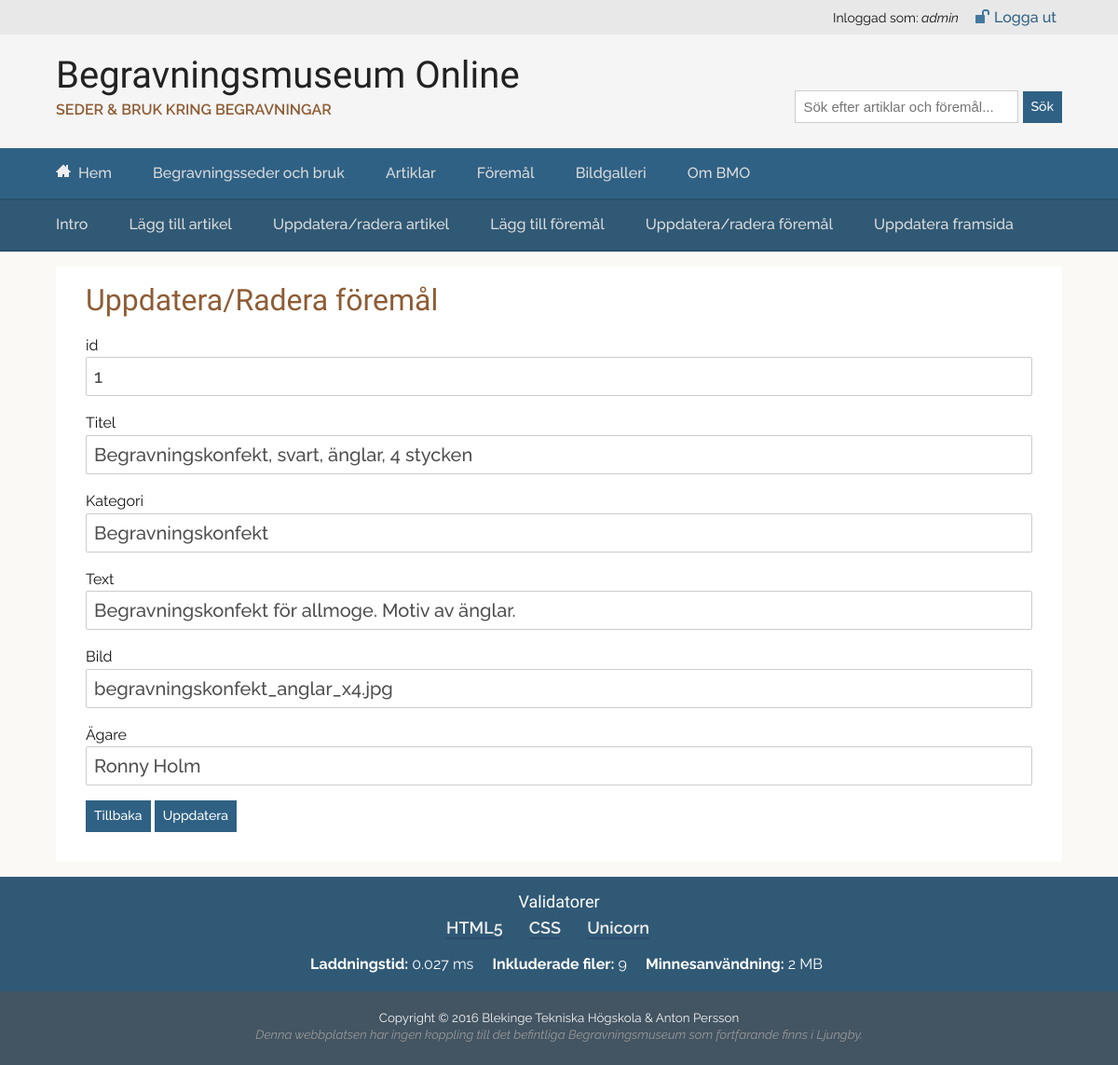
Screenshot of /admin.php?page=update_object&objectID=1&update=true (signed in) with the database file from the repository.
### tables this page shows
CREATE TABLE "Users" ("id" INTEGER PRIMARY KEY  AUTOINCREMENT  NOT NULL  UNIQUE , "username" VARCHAR NOT NULL  UNIQUE , "password" VARCHAR NOT NULL );

CREATE TABLE Object
		(
			id INTEGER PRIMARY KEY  NOT NULL  UNIQUE, 
			title TEXT, 
			category TEXT, 
			text TEXT,
			image TEXT,
			owner TEXT
		);

### admin/update_object.php (the view, shortened to what this page needs)
<header>
    <h1>Uppdatera/Radera föremål</h1>
</header>
<?php
$db = connectToDB();
$objectIDs = isset($_GET['objectID'])
    ? $_GET['objectID']
    : null;
$id = null;
$title = null;
$category = null;
$text = null;
$image = null;
$owner = null;
if ($objectIDs) {
    $sql = "SELECT * FROM Object WHERE id = ?";
    $stmt = $db->prepare($sql);
    $params = [$objectIDs];
    $stmt->execute($params);
    $res = $stmt->fetchAll(PDO::FETCH_BOTH);
    list($id, $title, $category, $text, $image, $owner) = $res[0];
}
if (isset($_GET['objectID']) != null && $_GET['update'] == "true") {
?>
<form method="post" action="admin/update-process.php">
        <p><label>id<br><input type="number" name="id" value="<?=$id?>" readonly></label></p>
        <p><label>Titel<br><input type="text" name="title" value="<?=$title?>"></label></p>
        <p><label>Kategori<br><input type="text" name="category" value="<?=$category?>"></label></p>
        <p><label>Text<br><input type="text" name="text" value="<?=$text?>"></label></p>
        <p><label>Bild<br><input type="text" name="image" value="<?=$image?>"></label></p>
        <p><label>Ägare<br><input type="text" name="owner" value="<?=$owner?>"></label></p>
        <p><input type="submit" name="back" value="Tillbaka"> <input type="submit" name="update" value="Uppdatera"></p>
</form>
<?php
} else if (isset($_GET['objectID']) != null && $_GET['delete'] == "true") { ?>
<form method="post" action="admin/delete-process.php">
        <p><label>id<br><input type="number" name="id" value="<?=$id?>" readonly></label></p>
        <p><label>Kategori<br><input type="text" name="category" value="<?=$category?>"></label></p>
        <p><label>Titel<br><input type="text" name="title" value="<?=$title?>"></label></p>
        <input type="hidden" name="object" value="true">
        <p><input type="submit" name="back" value="Tillbaka"> <input type="submit" name="delete" value="Radera"></p>
</form>
<?php
}
?>

### login/logout.php
<form method="post" action="login/logout-process.php">
    <label class="login-user"><?php echo "Inloggad som: <em>" . $details['user'] . "</em>"; ?></label>
    <button type="submit" name="logout" class="logout-button">
        <svg viewBox="0 0 100 100" class="icon icon-unlocked">
            <use xlink:href="#icon-unlocked"></use>
        </svg>Logga ut</button>
</form>

### css/style.css (style rules this page uses)
html { background-color: #435462; overflow-y: scroll; }
body { font-family: 'Raleway', sans-serif; font-size: 16px; font-size: 1rem; margin: 0; padding: 0; color: #111; background-color: #FAF9F6; }
h1, h2, h3, h4, h5, h5 { font-family: 'Adamina', serif; font-weight: 400; }
h1 { font-size: 2rem; line-height: 1.25; margin-bottom: 0; margin-top: 0; color: #8F5C34; }
p { line-height: 1.6; }
input[type=submit] { background-image: none; border: 1px solid transparent; cursor: pointer; display: inline-block; font-size: 0.875rem; font-family: "Raleway",sans-serif; font-weight: 500; line-height: 1.42857; margin-bottom: 0; padding: 0.375rem 0.5rem; text-align: center; vertical-align: middle; white-space: nowrap; background-color: #2F6184; border-color: #2F6184; color: #fff; }
input[type=text], input[type=number], input[type=password] { padding: 0.5rem; min-width: 15rem; font-size:1.25rem; color: #4f4f4f; width:100%; margin: 0; outline: 0 none; box-sizing: border-box; border: 1px solid #ccc; border-radius: 2px; font-weight: 500; font-family: "Raleway",sans-serif; }
.icon { display: inline-block; width: 1rem; height: 1rem; vertical-align: -3%; }
.icon-unlocked { margin-right: 0.25rem; }
.login-user { font-size: 0.875rem; margin-right:0.5rem; }
.logout-button { background: none; border: 0; font-size: 1rem; color: #2F6184; font-weight: 500; font-family: "Raleway",sans-serif; }

### rows the page displays
users: username "admin"
object: id "1", title "Begravningskonfekt, svart, änglar, 4 stycken", category "Begravningskonfekt", text "Begravningskonfekt för allmoge. Motiv av änglar.", image "begravningskonfekt_anglar_x4.jpg", owner "Ronny Holm"

### other values shown
$pagekey "Intro"
$pagekey "Lägg till artikel"
$pagekey "Uppdatera/radera artikel"
$pagekey "Lägg till föremål"
$pagekey "Uppdatera/radera föremål"
$pagekey "Uppdatera framsida"
$loadTime "0.027"
$numFiles "9"
$memoryUsed "2"
